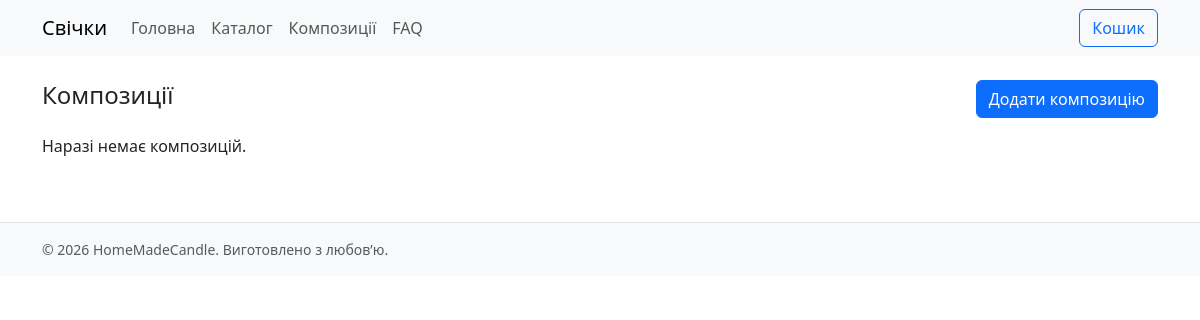
/admin/compositions (signed in), run on an earlier commit of the app's database.
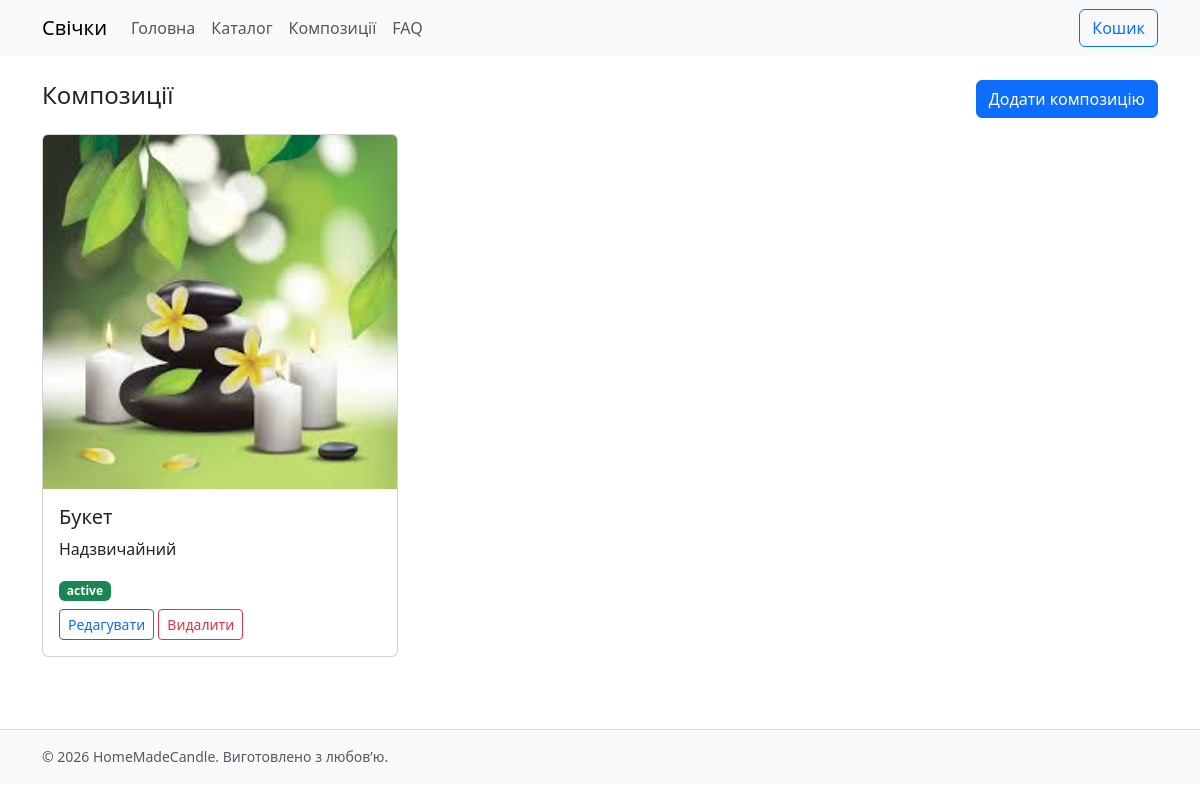
And on a later commit of the database.
### models.py (models this page shows)
class Composition(db.Model):
    id = db.Column(db.Integer, primary_key=True)
    title = db.Column(db.String(120), nullable=False)
    description = db.Column(db.Text)
    image = db.Column(db.String(255))   # шлях до фото (filename)
    is_active = db.Column(db.Boolean, default=True)
    created_at = db.Column(db.DateTime, default=datetime.utcnow)

### blueprints/admin/routes.py (the view)
@bp.route("/compositions")
@login_required
def composition_list():
    compositions = Composition.query.order_by(Composition.created_at.desc()).all()
    return render_template("admin/composition_list.html", compositions=compositions)

### blueprints/admin/routes.py (called while the page is built)
@login_manager.user_loader
def load_user(user_id):
    return User.query.get(int(user_id))

### templates/admin/composition_list.html
{% extends "base.html" %}
{% block content %}
<div class="container">
  <div class="d-flex justify-content-between align-items-center mb-3">
    <h1 class="h4">Композиції</h1>
    <a class="btn btn-primary" href="{{ url_for('admin.composition_new') }}">Додати композицію</a>
  </div>
  <div class="row">
    {% for c in compositions %}
      <div class="col-12 col-md-6 col-lg-4 mb-4">
        <div class="card h-100">
          {% if c.image %}
          <img class="card-img-top img-fluid" src="{{ url_for('static', filename='img/uploads/' ~ c.image) }}" alt="{{ c.title }}">
          {% endif %}
          <div class="card-body">
            <h5 class="card-title">{{ c.title }}</h5>
            <p class="card-text">{{ c.description }}</p>
            <span class="badge text-bg-{{ 'success' if c.is_active else 'secondary' }}">{{ 'active' if c.is_active else 'inactive' }}</span>
            <div class="mt-2">
              <a class="btn btn-outline-primary btn-sm" href="{{ url_for('admin.composition_edit', comp_id=c.id) }}">Редагувати</a>
              <form method="post" action="{{ url_for('admin.composition_delete', comp_id=c.id) }}" style="display:inline;">
                <button class="btn btn-outline-danger btn-sm" type="submit">Видалити</button>
              </form>
            </div>
          </div>
        </div>
      </div>
    {% else %}
      <p>Наразі немає композицій.</p>
    {% endfor %}
  </div>
</div>
{% endblock %}

### templates/base.html (shortened to what this page needs)
<!doctype html>
<html lang="uk">
<head>
  <link href="https://cdn.jsdelivr.net/npm/bootstrap@5.3.2/dist/css/bootstrap.min.css" rel="stylesheet">
  <link href="{{ url_for('static', filename='css/main.css') }}" rel="stylesheet">
</head>
<body>
  {% include 'partials/header.html' %}
  <main class="py-4">
    {% block content %}{% endblock %}
  </main>
  {% include 'partials/footer.html' %}
</body>
</html>

### templates/partials/header.html (shortened to what this page needs)
<nav class="navbar navbar-expand-md navbar-light bg-light">
  <div class="container">
    <a class="navbar-brand" href="{{ url_for('public.index') }}">Свічки</a>
    <div id="mainNav" class="collapse navbar-collapse">
      <ul class="navbar-nav me-auto mb-2 mb-md-0">
        <li class="nav-item"><a class="nav-link" href="{{ url_for('public.index') }}">Головна</a></li>
        <li class="nav-item"><a class="nav-link" href="{{ url_for('public.catalog') }}">Каталог</a></li>
        <li class="nav-item"><a class="nav-link" href="{{ url_for('public.compositions') }}">Композиції</a></li>
        <li class="nav-item"><a class="nav-link" href="{{ url_for('public.faq') }}">FAQ</a></li>
      </ul>
      <div class="d-flex">
        <a class="btn btn-outline-primary" href="{{ url_for('shop.cart') }}">Кошик</a>
      </div>
    </div>
  </div>
</nav>

### templates/partials/footer.html
<footer class="bg-light border-top py-3 mt-4">
  <div class="container text-muted small">
    © {{ 2026 }} HomeMadeCandle. Виготовлено з любов’ю.
  </div>
</footer>

### static/css/main.css (style rules this page uses)
body { font-family: system-ui, -apple-system, Segoe UI, Roboto, sans-serif; }
.card-img-top { object-fit: cover; }

What changed in the data, as far as the page shows it:
added Composition: image (picture), title "Букет", description "Надзвичайний", is_active "active"
Also different on the page:
text no longer shown: "Наразі немає композицій."
